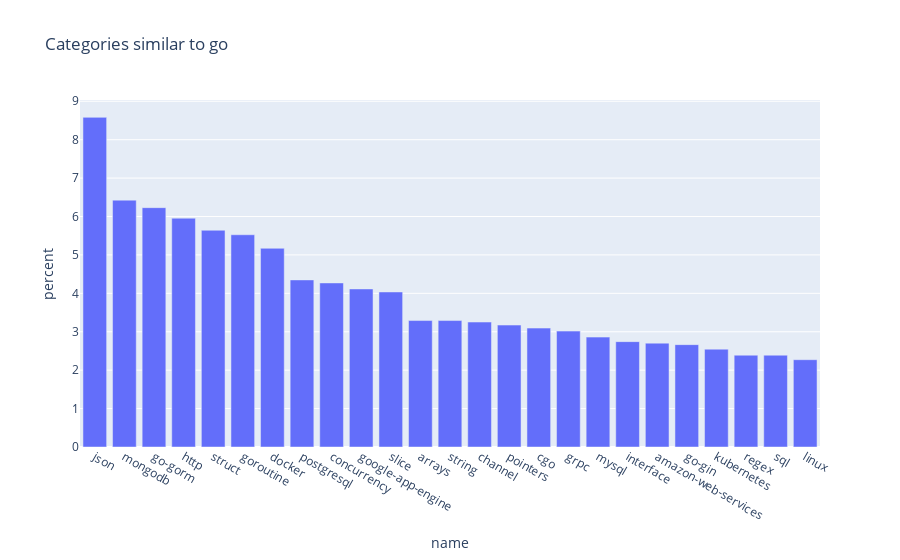

Here is the notebook cell this chart was saved with:
### Code cell
build_chart("go")

### Figure 1 — Plotly figure (JSON) as saved in the notebook; plotly's stock layout.template omitted (floating-point values rounded to 4 significant figures)
{"data": [{"alignmentgroup": "True", "hovertemplate": "name=%{x}<br>percent=%{y}<extra></extra>", "legendgroup": "", "marker": {"color": "#636efa", "pattern": {"shape": ""}}, "name": "", "offsetgroup": "", "orientation": "v", "showlegend": false, "textposition": "auto", "type": "bar", "x": ["json", "mongodb", "go-gorm", "http", "struct", "goroutine", "docker", "postgresql", "concurrency", "google-app-engine", "slice", "arrays", "string", "channel", "pointers", "cgo", "grpc", "mysql", "interface", "amazon-web-services", "go-gin", "kubernetes", "regex", "sql", "linux"], "xaxis": "x", "y": [8.582, 6.426, 6.23, 5.956, 5.643, 5.525, 5.172, 4.35, 4.271, 4.114, 4.036, 3.292, 3.292, 3.252, 3.174, 3.096, 3.017, 2.861, 2.743, 2.704, 2.665, 2.547, 2.39, 2.39, 2.273], "yaxis": "y"}], "layout": {"barmode": "relative", "legend": {"tracegroupgap": 0}, "title": {"text": "Categories similar to go"}, "xaxis": {"anchor": "y", "domain": [0, 1], "title": {"text": "name"}}, "yaxis": {"anchor": "x", "domain": [0, 1], "title": {"text": "percent"}}}}
